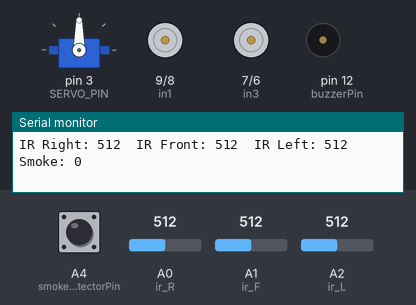
The sketch below on a simulated Arduino Uno, built with avr-gcc and run on an emulated ATmega328P. Parts: servo, motor-driver pin pairs drawn as motors (green arrow = first pin HIGH = forward, orange = second pin HIGH = backward, longer = more drive, scaled by the enable pin), buzzer (waves = sounding, pin HIGH), the last lines printed to the serial monitor. The test bench sets the inputs (shaded band); at power-on: A1 (ir_F) = 512, A0 (ir_R) = 512, A2 (ir_L) = 512, A4 (smokeDetectorPin) LOW.

Above: at 1.2 s.
1.3 s: A1 (ir_F) set to 363
4.3 s: A1 (ir_F) set to 337
At 5.3 s:
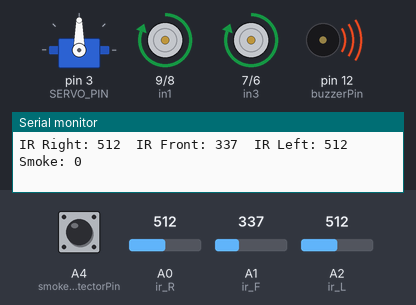
5.9 s: A0 (ir_R) set to 262
8.9 s: A0 (ir_R) set to 233
At 9.8 s:
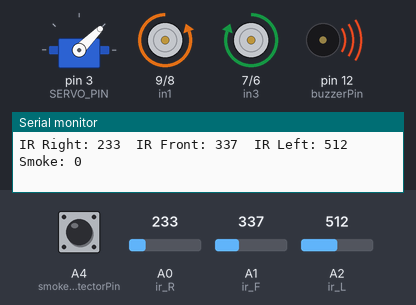
10.4 s: A1 (ir_F) set to 1023
At 11.1 s:
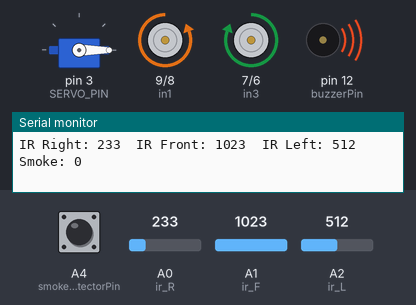
11.9 s: A0 (ir_R) set to 306
At 12.3 s:
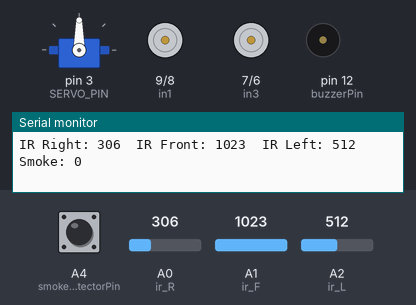
Timing chart, 0 to 14.5 s (numbered marks = the images above; inputs shaded):
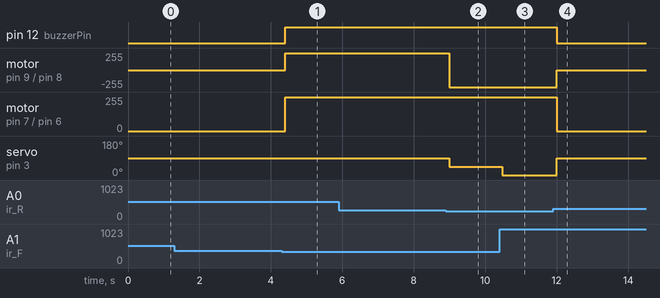

The sketch:

MovementIRServo.ino
```cpp
#include <Servo.h>

#define ir_R A0 // Right IR sensor
#define ir_F A1 // Front IR sensor
#define ir_L A2 // Left IR sensor
#define smokeDetectorPin A4 // Smoke detector pin moved to A4
#define buzzerPin 12 // Buzzer pin

#define enA 10 // Enable1 L298 Pin
#define in1 9  // Motor1 L298 Pin (Left Motor)
#define in2 8  // Motor1 L298 Pin (Left Motor)
#define enB 5  // Enable2 L298 Pin
#define in3 7  // Motor2 L298 Pin (Right Motor)
#define in4 6  // Motor2 L298 Pin (Right Motor)

Servo myServo; // Create a Servo object
#define SERVO_PIN 3 // Use pin 3 for servo control

// Define distance thresholds
const int CLOSE_DISTANCE_THRESHOLD = 50; // Adjust this value based on your IR sensor's range
const int FAR_DISTANCE_THRESHOLD = 100; // Adjust this value based on your IR sensor's range

void setup() {
  Serial.begin(9600); // Start serial communication
  pinMode(ir_R, INPUT);
  pinMode(ir_F, INPUT);
  pinMode(ir_L, INPUT);
  pinMode(smokeDetectorPin, INPUT); // Initialize smoke detector pin
  pinMode(buzzerPin, OUTPUT); // Initialize buzzer pin

  pinMode(in1, OUTPUT);
  pinMode(in2, OUTPUT);
  pinMode(in3, OUTPUT);
  pinMode(in4, OUTPUT);
  pinMode(enA, OUTPUT);
  pinMode(enB, OUTPUT);

  myServo.attach(SERVO_PIN); // Attach the servo to the specified pin
  myServo.write(90); // Start the servo at the center position (facing forward)
}


void loop() {
  int s1 = analogRead(ir_R);
  int s2 = analogRead(ir_F);
  int s3 = analogRead(ir_L);
  int smokeValue = digitalRead(smokeDetectorPin); // Read smoke detector value

  Serial.print("IR Right: ");
  Serial.print(s1);
  Serial.print("\tIR Front: ");
  Serial.print(s2);
  Serial.print("\tIR Left: ");
  Serial.print(s3);
  Serial.print("\tSmoke: ");
  Serial.println(smokeValue);
  delay(50);

  // Fire detection logic
  if (s2 < 350) {
    digitalWrite(buzzerPin, HIGH); // Activate buzzer when fire is detected
    if(s1 < 250) {
      myServo.write(45); // Point between pins 1 and 2
      moveLeft(); // Move left
    }
    else if(s3 < 250) {
      myServo.write(135); // Point between pins 2 and 3
      moveRight(); // Move right
    }
    else {
      myServo.write(90); // Point servo to the front
      maintainDistance(s2); // Maintain distance from the front
    }
  }
  else if (s1 < 250) {
    digitalWrite(buzzerPin, HIGH); // Activate buzzer when fire is detected
    myServo.write(0); // Point servo to the left
    moveLeft(); // Move left
  }
  else if (s3 < 250) {
    digitalWrite(buzzerPin, HIGH); // Activate buzzer when fire is detected
    myServo.write(180); // Point servo to the right
    moveRight(); // Move right
  }
  // Smoke detection logic
  else if (smokeValue == HIGH) {
    digitalWrite(buzzerPin, HIGH); // Activate buzzer when smoke is detected
    myServo.write(90); // Point servo to the front (or any default position)
    stopMotors(); // Stop the motors
  }
  else {
    digitalWrite(buzzerPin, LOW); // Deactivate buzzer when no fire or smoke is detected
    myServo.write(90); // Reset servo to center position
    stopMotors(); // Stop the motors
  }

  delay(10);
}

void maintainDistance(int frontSensorValue) {
  if (frontSensorValue < CLOSE_DISTANCE_THRESHOLD) {
    // Too close, stop or move back
    stopMotors();
  } else if (frontSensorValue > FAR_DISTANCE_THRESHOLD) {
    // Too far, move forward
    moveForward();
  } else {
    // Within the desired range, maintain current speed
    moveForward();
  }
}

void moveForward() {
  analogWrite(enA, 255); // Full speed for left motor
  analogWrite(enB, 255); // Full speed for right motor
  digitalWrite(in1, HIGH);
  digitalWrite(in2, LOW);
  digitalWrite(in3, HIGH);
  digitalWrite(in4, LOW);
}

void moveLeft() {
  analogWrite(enA, 255); // Full speed for left motor
  analogWrite(enB, 255); // Full speed for right motor
  digitalWrite(in1, LOW);
  digitalWrite(in2, HIGH);
  digitalWrite(in3, HIGH);
  digitalWrite(in4, LOW);
}

void moveRight() {
  analogWrite(enA, 255); // Full speed for left motor
  analogWrite(enB, 255); // Full speed for right motor
  digitalWrite(in1, HIGH);
  digitalWrite(in2, LOW);
  digitalWrite(in3, LOW);
  digitalWrite(in4, HIGH);
}

void stopMotors() {
  digitalWrite(in1, LOW);
  digitalWrite(in2, LOW);
  digitalWrite(in3, LOW);
  digitalWrite(in4, LOW);
}
```

Measured:
- the behaviour switches between 350 and 349 on A1 (ir_F) (found by bisection; images 0 and 1)
- the behaviour switches between 250 and 249 on A0 (ir_R) (found by bisection; images 1 and 2)
- after the input at 4.3 s, pin 12 (buzzerPin): LOW → HIGH after 0.10 s; motor on pin 9 (in1) / pin 8 (in2), motor on pin 7 (in3) / pin 6 (in4): stopped → forward 255/255 after 0.10 s
- after the input at 8.9 s, motor on pin 9 (in1) / pin 8 (in2): forward 255/255 → backward 255/255 after 0.10 s; servo on pin 3 (SERVO_PIN): 90° → 45° after 0.10 s
- after the input at 10.4 s, servo on pin 3 (SERVO_PIN): 45° → 0° after 0.07 s
- after the input at 11.9 s, pin 12 (buzzerPin): HIGH → LOW after 0.10 s; motor on pin 9 (in1) / pin 8 (in2): backward 255/255 → stopped after 0.10 s; motor on pin 7 (in3) / pin 6 (in4): forward 255/255 → stopped after 0.10 s; servo on pin 3 (SERVO_PIN): 0° → 90° after 0.10 s
